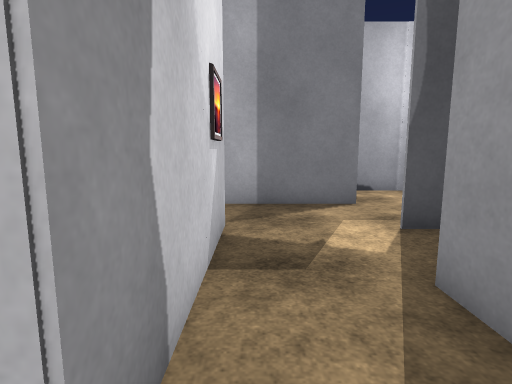
[1] (above)

24 first-person views from a walk through a Unity game level. The camera is 1.4 m above the floor, tilts 8° down and sees 80° across. The floor is counted in squares, 0.9 m on a side. Each view is taken from the middle of a square. On the plan, view 1 faces up. The plan holds only what a view shows up to about 15 squares ahead; the rest is blank. The place goes on beyond the plan. The player character is not drawn. Some surface patterns are stand-ins.

[2]
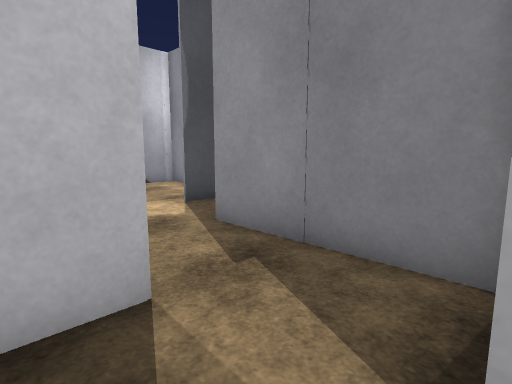

[3]
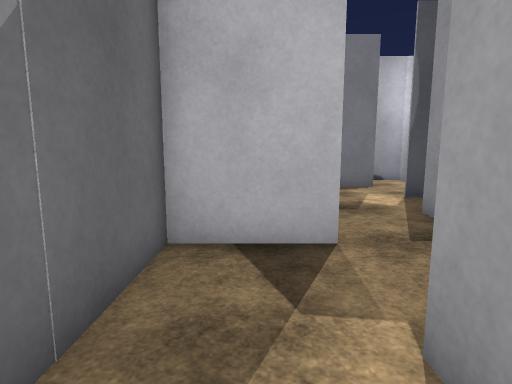

[4]
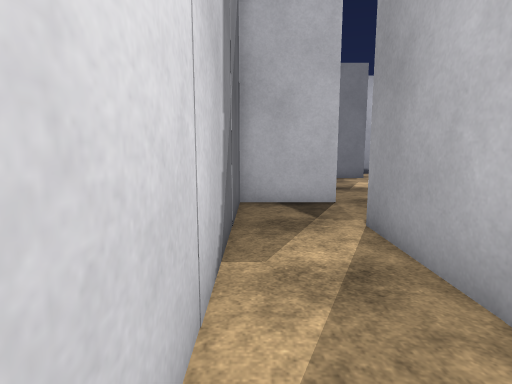

[5]
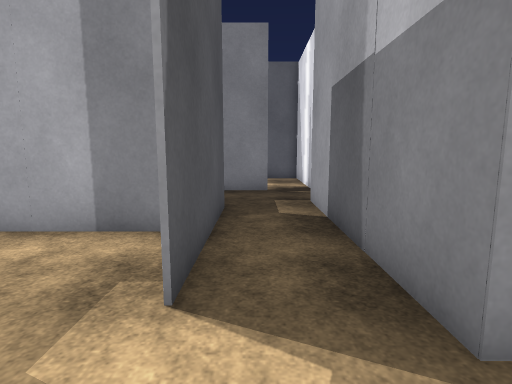

[6]
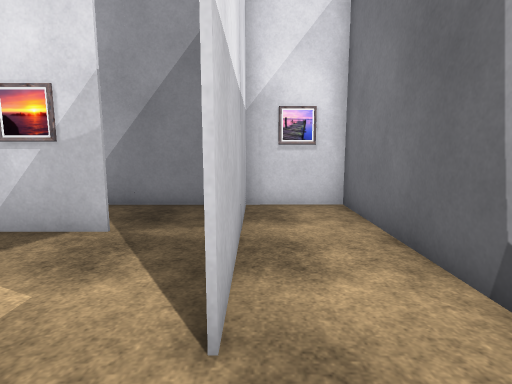

[7]
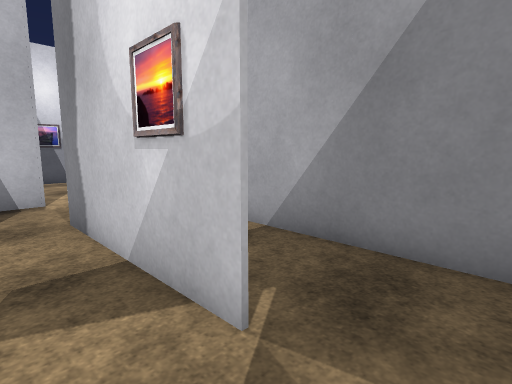

[8]
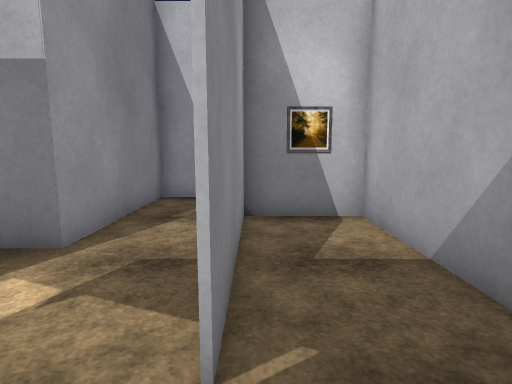

[9]
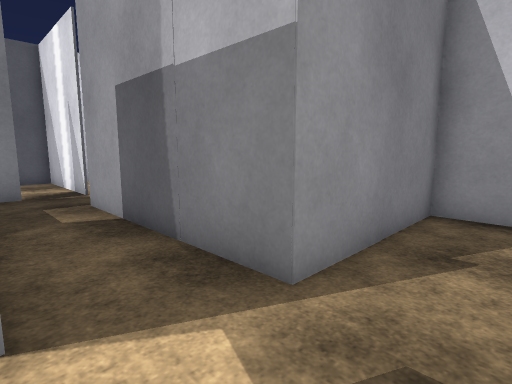

[10]
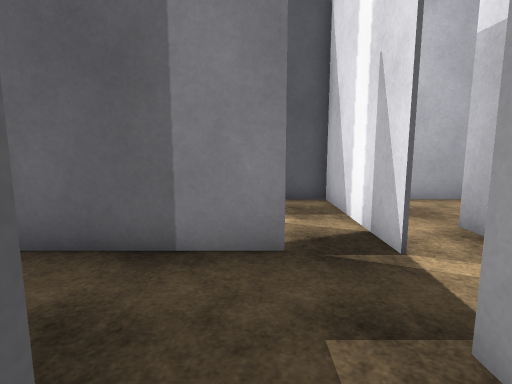

[11]
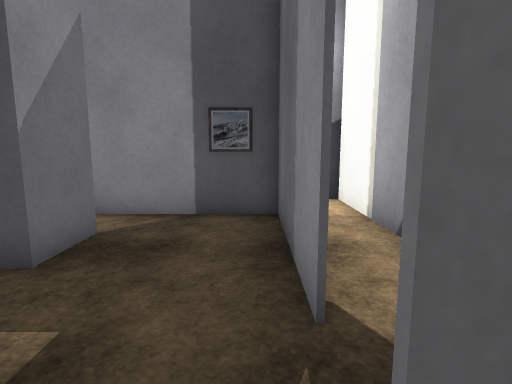

[12]
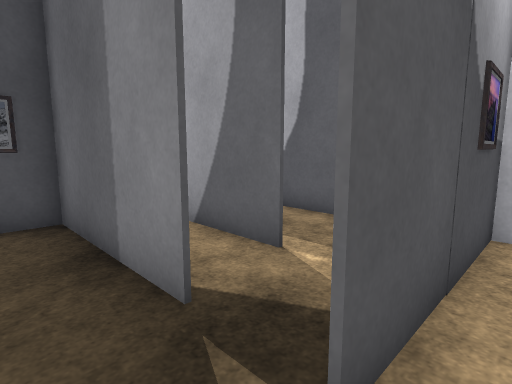

[13]
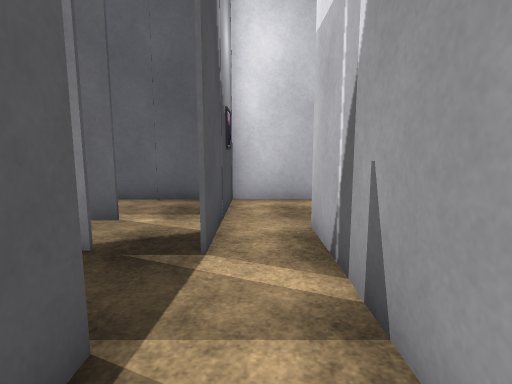

[14]
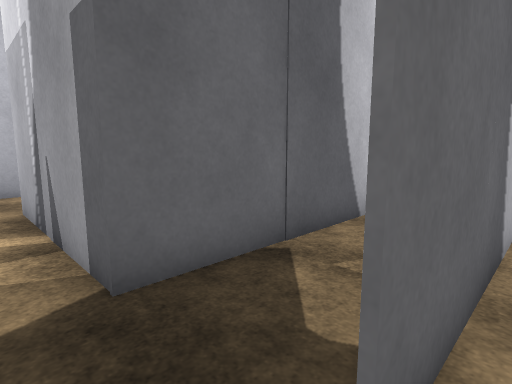

[15]
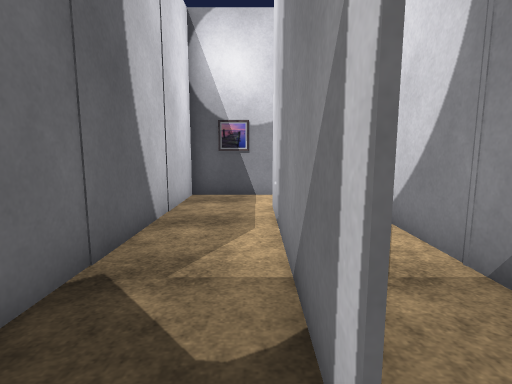

[16]
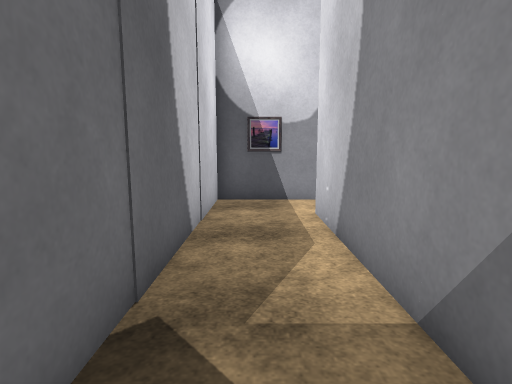

[17]
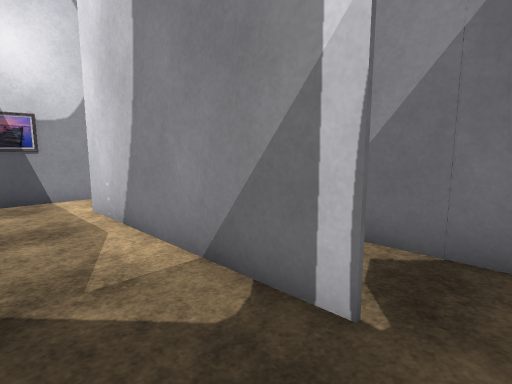

[18]
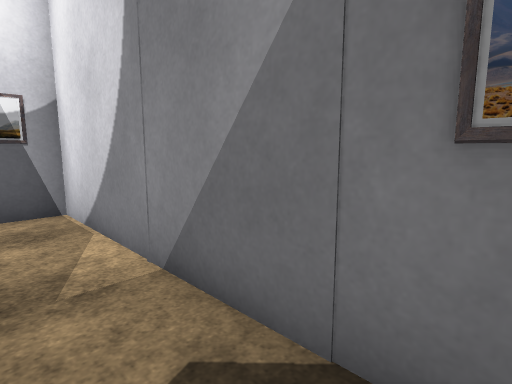

[19]
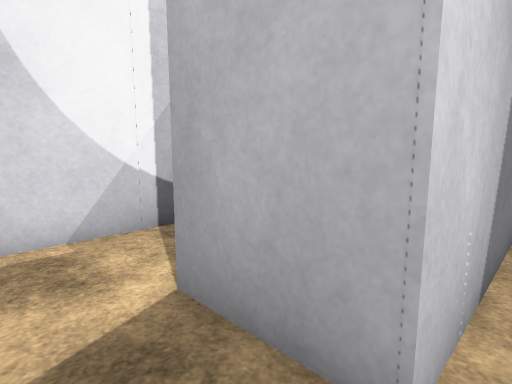

[20]
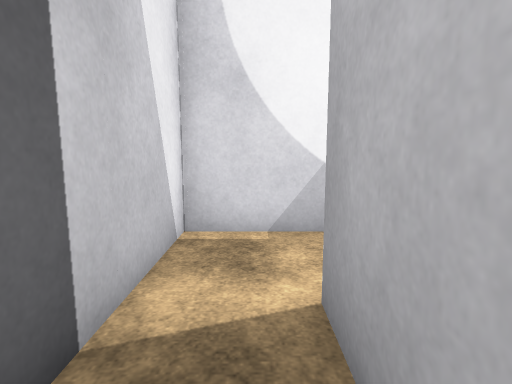

[21]
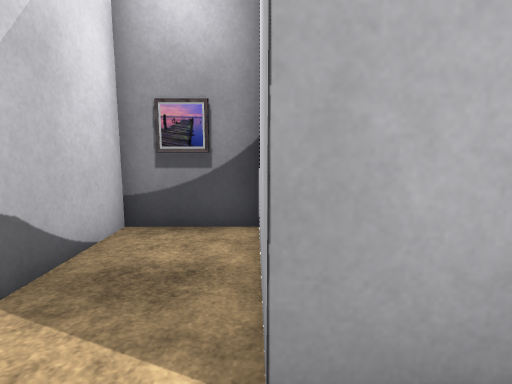

[22]
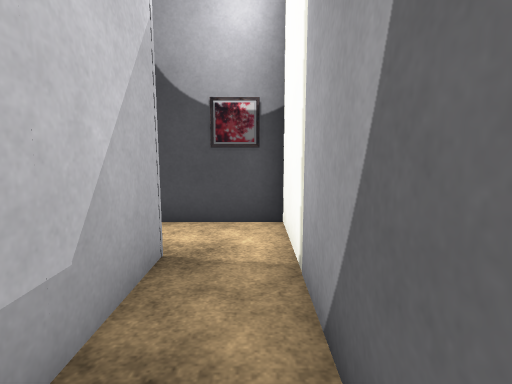

[23]
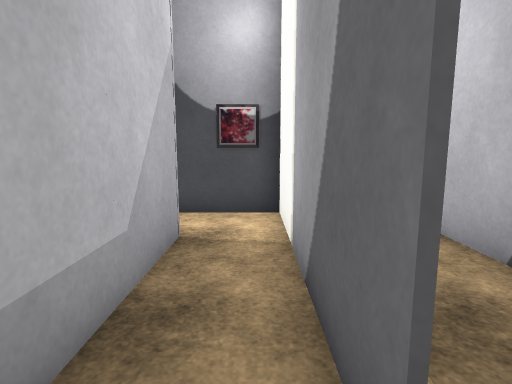

[24]
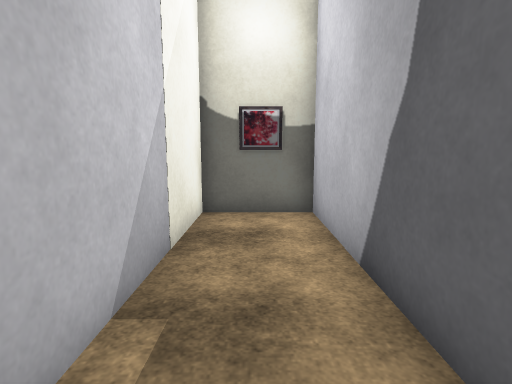

### Floor plan
Points are (right, up) in squares from view 1. A wall is a line through its corners. A room is listed if a view was taken in it or the views show most of it. See-through windows are left out.
Room 1 (view 1)
walls: (-0.7, -1.9) (0.5, -1.9); (2.1, -1.4) (2.1, 0.6)
ways out: opening at (-1, -0.5) to room 2; opening at (0.5, 1) to room 11
Room 2 (views 2, 3, 4)
walls: (-0.7, -5.5) (-0.7, -1.9); (-2.6, 0.9) (-0.7, 0.9); (-0.6, 0.9) (-3.5, 0.9); (-3.5, 1.5) (-3.5, -7.5)
ways out: opening at (-1, -0.5) to room 1
objects: other object (-2, -8)
Room 3 (views 5, 6, 7, 8, 9, 10)
walls: (3, 8.6) (-1, 8.6); (-0.6, 6.2) (-0.6, 2.6); (2.1, 3.3) (9.2, 3.3); (5.7, 6.8) (5.7, 11.5) (3.8, 11.5); (2.2, 11.5) (-3.5, 11.5) (-3.5, 1.5); (-3.1, 8.7) (2.9, 8.7); (8, 5.8) (2.8, 5.8); (-0.7, 0.9) (-0.7, 6.2); (-3.5, 0.9) (-2.6, 0.9)
ways out: opening at (8, 4.5) to room 10; opening at (0.5, 3) to room 11
Room 4 (views 11, 12)
walls: (9.4, 0.9) (13.1, 0.9); (9.2, 3.3) (8.2, 3.3); (13.4, 2.7) (11.4, 2.7)
ways out: opening at (7.5, 2) to room 5; opening at (10.5, 3) to room 10; opening at (12.5, 2)
Room 5 (views 13, 15, 16, 17, 19, 20)
walls: (4.5, 0.9) (4.5, -6.3); (4.5, -8.4) (7.2, -8.4) (7.2, 0.9) (8.4, 0.9)
ways out: opening at (7.5, 2) to room 4; opening at (4, -7.5) to room 6; opening at (4, 1.5) to room 6
Room 6 (views 14, 18)
walls: (4.5, -4.2) (4.5, 0.9); (4.5, -6.3) (2.1, -6.3); (2.1, 1.6) (2.1, -6.2); (2.6, -8.4) (4.5, -8.4)
ways out: opening at (4, -7.5) to room 5; opening at (4, 1.5) to room 5; opening at (2, -7.5) to room 7
Room 7 (view 21)
walls: (2.1, -6.3) (2.1, -1.4); (0.5, -1.9) (2.2, -1.9); (2.1, -2) (-0.6, -2) (-0.6, -8.4) (2.6, -8.4)
ways out: opening at (2, -7.5) to room 6
Room 8 (views 22, 23)
walls: (13.6, 5) (13.6, 11.5); (11.6, 9.4) (11.6, 5.5); (12.6, 2.8) (14.6, 2.8); (13.9, 11.5) (12.4, 11.5)
ways out: opening at (14, 4.5) to room 9; opening at (12, 4) to room 10; opening at (11.5, 10.5)
Room 9 (view 24)
walls: (13.7, 11.5) (13.7, 5.4); (16.4, 3.5) (16.4, 11.5) (13.9, 11.5); (15.5, 2.8) (16.5, 2.8)
ways out: opening at (14, 4.5) to room 8
Room 10 (no view inside)
walls: (11.5, 4.5) (11.5, 9.3) (10.5, 9.3); (8, 7.6) (8, 5.8); (9.5, 9.3) (8.6, 9.3); (11.4, 2.8) (12.6, 2.8)
ways out: opening at (8, 4.5) to room 3; opening at (10.5, 3) to room 4; opening at (12, 4) to room 8; opening at (8, 8)
Room 11 (no view inside)
walls: (-0.6, 2.6) (-0.6, 0.9); (2.1, 0.6) (2.1, 3.3)
ways out: opening at (0.5, 1) to room 1; opening at (0.5, 3) to room 3

Positions as (right, up) in squares from view 1, and headings:
1: (0, 0), facing up
2: (-2, -2), facing up-right
3: (-2, -4), facing up
4: (-3, -8), facing up
5: (0, 5), facing right
6: (5, 9), facing left
7: (1, 8), facing down-left
8: (-1, 8), facing down
9: (0, 6), facing down-right
10: (7, 5), facing right
11: (11, 2), facing up
12: (10, 2), facing up-right
13: (7, 2), facing right
14: (4, 2), facing down-right
15: (5, 2), facing down
16: (6, 1), facing down
17: (7, 2), facing down-left
18: (4, 2), facing down-left
19: (5, -8), facing up-left
20: (5, -7), facing left
21: (2, -8), facing up
22: (13, 5), facing up
23: (13, 4), facing up
24: (15, 4), facing up
